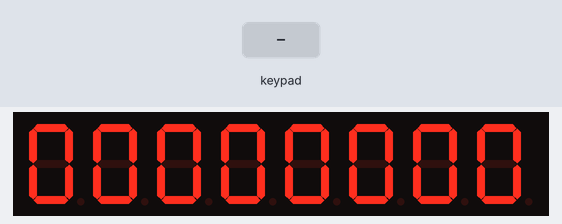
The sketch below on a simulated Arduino Uno, built with avr-gcc and run on an emulated ATmega328P. Parts: 8-digit seven-segment display. Wiring (inferred from the names in the program): TM1638 display and keys: STB pin 7; clock pin 9; DIO pin 8. The inputs (shaded band) are chosen by the test bench.

Above: at 1.2 s.
1.3 s: key '8' pressed
At 1.45 s:
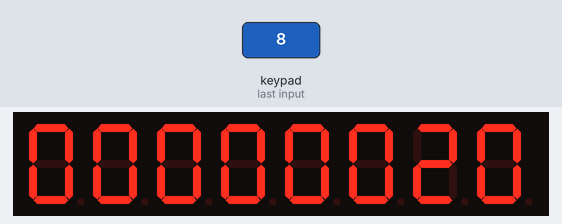
2.8 s: keypad keys 1 2 pressed 0.4 s apart
At 2.95 s:
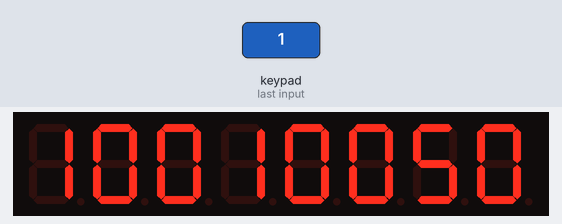
5.1 s: key '1' pressed
At 5.36 s:
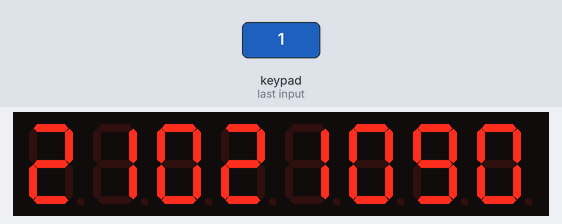
6.7 s: keypad keys 2 5 pressed 0.4 s apart
At 6.86 s:
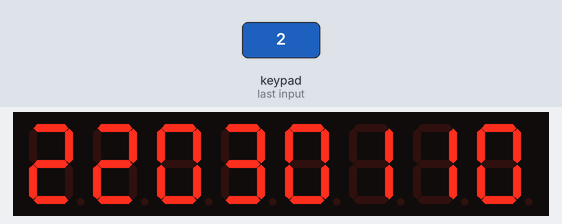
Timing chart, 0 to 9.7 s (numbered marks = the images above; inputs shaded):
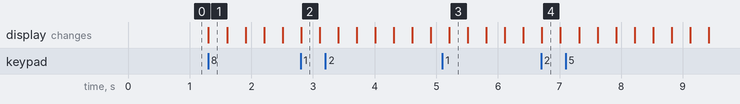

The sketch:

Lab_11_cp3.ino
```cpp
//Checkpoint 11.3
#include <Arduino.h>

const int PIN_STROBE = 7;
const int PIN_DATA   = 8;
const int PIN_CLOCK  = 9;

const uint8_t digitMap[] = {
  0b00111111,
  0b00000110,
  0b01011011,
  0b01001111,
  0b01100110,
  0b01101101,
  0b01111101,
  0b00000111,
  0b01111111,
  0b01101111
};

volatile int seconds = 0;
volatile int milliseconds = 0;
volatile bool is_running = false;
volatile bool count_up = true;
volatile bool update_flag = true;

uint8_t last_btn_state = 0;
unsigned long last_btn_time = 0;

void sendCommand(uint8_t value) {
  digitalWrite(PIN_STROBE, LOW);
  shiftOut(PIN_DATA, PIN_CLOCK, LSBFIRST, value);
  digitalWrite(PIN_STROBE, HIGH);
}

void resetTM1638() {
  sendCommand(0x40);
  digitalWrite(PIN_STROBE, LOW);
  shiftOut(PIN_DATA, PIN_CLOCK, LSBFIRST, 0xC0);
  for (int i = 0; i < 16; i++) {
    shiftOut(PIN_DATA, PIN_CLOCK, LSBFIRST, 0x00);
  }
  digitalWrite(PIN_STROBE, HIGH);
}

uint8_t readButtons() {
  uint8_t buttons = 0;
  digitalWrite(PIN_STROBE, LOW);
  shiftOut(PIN_DATA, PIN_CLOCK, LSBFIRST, 0x42);
  pinMode(PIN_DATA, INPUT);
  for (uint8_t i = 0; i < 4; i++) {
    uint8_t v = shiftIn(PIN_DATA, PIN_CLOCK, LSBFIRST) << i;
    buttons |= v;
  }
  pinMode(PIN_DATA, OUTPUT);
  digitalWrite(PIN_STROBE, HIGH);
  return buttons;
}

void updateDisplay() {
  uint8_t digits[8];

  digits[0] = digitMap[(seconds / 1000) % 10];
  digits[1] = digitMap[(seconds / 100) % 10];
  digits[2] = digitMap[(seconds / 10) % 10];
  digits[3] = digitMap[seconds % 10];

  digits[4] = digitMap[(milliseconds / 100) % 10];
  digits[5] = digitMap[(milliseconds / 10) % 10];
  digits[6] = digitMap[milliseconds % 10];
  digits[7] = digitMap[0];

  sendCommand(0x44);

  for (int i = 0; i < 8; i++) {
    digitalWrite(PIN_STROBE, LOW);
    shiftOut(PIN_DATA, PIN_CLOCK, LSBFIRST, 0xC0 + (i * 2));
    shiftOut(PIN_DATA, PIN_CLOCK, LSBFIRST, digits[i]);
    digitalWrite(PIN_STROBE, HIGH);
  }
}

void setupTimer1() {
  noInterrupts();
  TCCR1A = 0;
  TCCR1B = 0;
  TCNT1  = 0;

  OCR1A = 249;
  TCCR1B |= (1 << WGM12);
  TCCR1B |= (1 << CS11) | (1 << CS10);
  TIMSK1 |= (1 << OCIE1A);
  interrupts();
}

ISR(TIMER1_COMPA_vect) {
  if (!is_running) return;

  if (count_up) {
    milliseconds++;
    if (milliseconds >= 1000) {
      milliseconds = 0;
      seconds++;
      if (seconds > 3599) seconds = 0;
    }
  } else {
    milliseconds--;
    if (milliseconds < 0) {
      milliseconds = 999;
      seconds--;
      if (seconds < 0) seconds = 3599;
    }
  }
  update_flag = true;
}

void processButtons() {
  uint8_t current_btn = readButtons();

  uint8_t pressed_btn = current_btn & (~last_btn_state);
  last_btn_state = current_btn;

  if (pressed_btn == 0) return;

  if (millis() - last_btn_time < 50) return;
  last_btn_time = millis();

  int th = (seconds / 1000) % 10;
  int hu = (seconds / 100) % 10;
  int te = (seconds / 10) % 10;
  int un = seconds % 10;

  if (pressed_btn & 0x01) {
    th = (th + 1) % 4;
    milliseconds = 0;
  }
  else if (pressed_btn & 0x02) {
    hu = (hu + 1) % 6;
    milliseconds = 0;
  }
  else if (pressed_btn & 0x04) {
    te = (te + 1) % 10;
    milliseconds = 0;
  }
  else if (pressed_btn & 0x08) {
    un = (un + 1) % 4;
    milliseconds = 0;
  }
  else if (pressed_btn & 0x10) {
    count_up = !count_up;
  }
  else if (pressed_btn & 0x80) {
    is_running = !is_running;
  }

  seconds = (th * 1000) + (hu * 100) + (te * 10) + un;
  if (seconds > 3599) seconds = 3599;

  update_flag = true;
}

void setup() {
  pinMode(PIN_STROBE, OUTPUT);
  pinMode(PIN_CLOCK, OUTPUT);
  pinMode(PIN_DATA, OUTPUT);

  sendCommand(0x8F);
  resetTM1638();
  setupTimer1();
}

void loop() {
  processButtons();

  if (update_flag) {
    update_flag = false;
    updateDisplay();
  }
}
```

Measured:
- after the input at 1.3 s, the display: changes at once (image 1)
